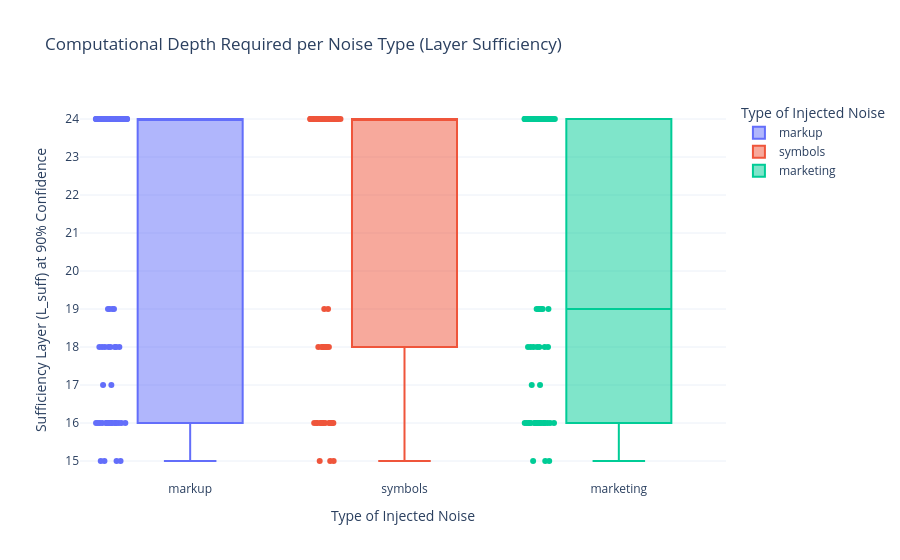

The code cell stored with this chart in its notebook:
### Code cell
run_experiment(model, sample_df, sample, threshold)

### Figure 1 — Plotly figure (JSON) as saved in the notebook; plotly's stock layout.template omitted (floating-point values rounded to 4 significant figures)
{"data": [{"alignmentgroup": "True", "boxpoints": "all", "hovertemplate": "Type of Injected Noise=%{x}<br>Sufficiency Layer (L_suff) at 90% Confidence=%{y}<extra></extra>", "legendgroup": "markup", "marker": {"color": "#636efa"}, "name": "markup", "notched": false, "offsetgroup": "markup", "orientation": "v", "showlegend": true, "type": "box", "x": ["markup", "markup", "markup", "markup", "markup", "markup", "markup", "markup", "markup", "markup", "markup", "markup", "markup", "markup", "markup", "markup", "markup", "markup", "markup", "markup", "markup", "markup", "markup", "markup", "markup", "markup", "markup", "markup", "markup", "markup", "markup", "markup", "markup", "markup", "markup", "markup", "markup", "markup", "markup", "markup", "markup", "markup", "markup", "markup", "markup", "markup", "markup", "markup", "markup", "markup", "markup", "markup", "markup", "markup", "markup", "markup", "markup", "markup", "markup", "markup", "markup", "markup", "markup", "markup", "markup", "markup", "markup", "markup", "markup", "markup", "markup", "markup", "markup", "markup", "markup", "markup", "markup"], "x0": " ", "xaxis": "x", "y": [24, 16, 18, 16, 24, 16, 16, 24, 24, 18, 15, 24, 18, 16, 16, 16, 24, 24, 16, 24, 18, 24, 16, 24, 24, 24, 24, 16, 18, 24, 24, 24, 19, 24, 24, 24, 19, 24, 24, 24, 24, 19, 16, 16, 24, 24, 16, 24, 16, 15, 24, 24, 19, 24, 15, 24, 24, 24, 17, 24, 15, 24, 16, 24, 16, 24, 16, 16, 24, 16, 17, 24, 24, 24, 18, 18, 18], "y0": " ", "yaxis": "y"}, {"alignmentgroup": "True", "boxpoints": "all", "hovertemplate": "Type of Injected Noise=%{x}<br>Sufficiency Layer (L_suff) at 90% Confidence=%{y}<extra></extra>", "legendgroup": "symbols", "marker": {"color": "#EF553B"}, "name": "symbols", "notched": false, "offsetgroup": "symbols", "orientation": "v", "showlegend": true, "type": "box", "x": ["symbols", "symbols", "symbols", "symbols", "symbols", "symbols", "symbols", "symbols", "symbols", "symbols", "symbols", "symbols", "symbols", "symbols", "symbols", "symbols", "symbols", "symbols", "symbols", "symbols", "symbols", "symbols", "symbols", "symbols", "symbols", "symbols", "symbols", "symbols", "symbols", "symbols", "symbols", "symbols", "symbols", "symbols", "symbols", "symbols", "symbols", "symbols", "symbols", "symbols", "symbols", "symbols", "symbols", "symbols", "symbols", "symbols", "symbols", "symbols", "symbols", "symbols", "symbols", "symbols", "symbols", "symbols", "symbols", "symbols", "symbols", "symbols", "symbols", "symbols", "symbols", "symbols", "symbols", "symbols", "symbols", "symbols"], "x0": " ", "xaxis": "x", "y": [24, 16, 16, 18, 16, 24, 16, 24, 15, 24, 16, 16, 24, 24, 18, 24, 24, 16, 24, 24, 24, 24, 15, 16, 24, 24, 24, 24, 24, 19, 24, 24, 18, 24, 24, 24, 18, 19, 16, 16, 24, 24, 24, 24, 16, 15, 24, 24, 18, 24, 24, 24, 24, 24, 24, 18, 24, 16, 24, 16, 24, 24, 24, 18, 18, 18], "y0": " ", "yaxis": "y"}, {"alignmentgroup": "True", "boxpoints": "all", "hovertemplate": "Type of Injected Noise=%{x}<br>Sufficiency Layer (L_suff) at 90% Confidence=%{y}<extra></extra>", "legendgroup": "marketing", "marker": {"color": "#00cc96"}, "name": "marketing", "notched": false, "offsetgroup": "marketing", "orientation": "v", "showlegend": true, "type": "box", "x": ["marketing", "marketing", "marketing", "marketing", "marketing", "marketing", "marketing", "marketing", "marketing", "marketing", "marketing", "marketing", "marketing", "marketing", "marketing", "marketing", "marketing", "marketing", "marketing", "marketing", "marketing", "marketing", "marketing", "marketing", "marketing", "marketing", "marketing", "marketing", "marketing", "marketing", "marketing", "marketing", "marketing", "marketing", "marketing", "marketing", "marketing", "marketing", "marketing", "marketing", "marketing", "marketing", "marketing", "marketing", "marketing", "marketing", "marketing", "marketing", "marketing", "marketing", "marketing", "marketing", "marketing", "marketing", "marketing", "marketing", "marketing", "marketing", "marketing", "marketing", "marketing", "marketing", "marketing", "marketing", "marketing", "marketing", "marketing", "marketing", "marketing", "marketing", "marketing"], "x0": " ", "xaxis": "x", "y": [24, 16, 16, 19, 16, 16, 16, 24, 24, 18, 15, 24, 16, 16, 16, 24, 24, 16, 24, 24, 16, 24, 24, 24, 24, 18, 24, 24, 19, 19, 24, 24, 24, 19, 24, 16, 24, 18, 18, 16, 16, 24, 24, 16, 24, 16, 15, 24, 24, 19, 24, 19, 24, 24, 17, 24, 15, 24, 18, 24, 24, 16, 16, 24, 16, 17, 16, 24, 18, 18, 16], "y0": " ", "yaxis": "y"}], "layout": {"boxmode": "overlay", "legend": {"title": {"text": "Type of Injected Noise"}, "tracegroupgap": 0}, "title": {"text": "Computational Depth Required per Noise Type (Layer Sufficiency)"}, "xaxis": {"anchor": "y", "categoryarray": ["markup", "symbols", "marketing"], "categoryorder": "array", "domain": [0, 1], "title": {"text": "Type of Injected Noise"}}, "yaxis": {"anchor": "x", "domain": [0, 1], "dtick": 1, "tick0": 0, "tickmode": "linear", "title": {"text": "Sufficiency Layer (L_suff) at 90% Confidence"}}}}
